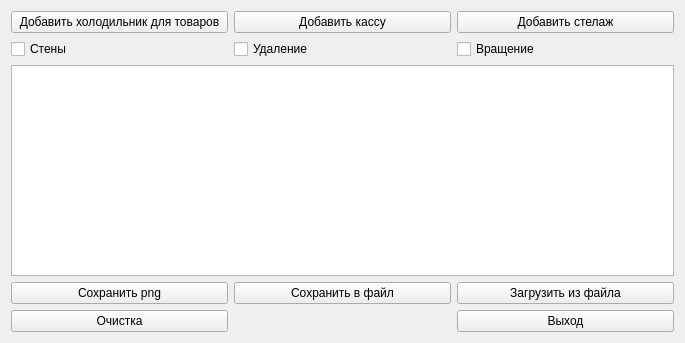
<?xml version="1.0" encoding="UTF-8"?>
<ui version="4.0">
 <class>Widget</class>
 <widget class="QWidget" name="Widget">
  <property name="geometry">
   <rect>
    <x>0</x>
    <y>0</y>
    <width>685</width>
    <height>343</height>
   </rect>
  </property>
  <property name="windowTitle">
   <string>Widget</string>
  </property>
  <layout class="QGridLayout" name="gridLayout">
   <item row="8" column="0">
    <widget class="QPushButton" name="pushButton_5">
     <property name="text">
      <string>Очистка</string>
     </property>
    </widget>
   </item>
   <item row="1" column="1">
    <widget class="QCheckBox" name="checkBox_2">
     <property name="text">
      <string>Удаление</string>
     </property>
    </widget>
   </item>
   <item row="5" column="0">
    <widget class="QPushButton" name="pushButton_6">
     <property name="enabled">
      <bool>true</bool>
     </property>
     <property name="text">
      <string>Сохранить png</string>
     </property>
    </widget>
   </item>
   <item row="5" column="2">
    <widget class="QPushButton" name="pushButton_9">
     <property name="text">
      <string>Загрузить из файла</string>
     </property>
    </widget>
   </item>
   <item row="1" column="0">
    <widget class="QCheckBox" name="checkBox">
     <property name="text">
      <string>Стены</string>
     </property>
    </widget>
   </item>
   <item row="0" column="2">
    <widget class="QPushButton" name="pushButton">
     <property name="text">
      <string>Добавить стелаж</string>
     </property>
    </widget>
   </item>
   <item row="0" column="0">
    <widget class="QPushButton" name="pushButton_3">
     <property name="text">
      <string>Добавить холодильник для товаров</string>
     </property>
    </widget>
   </item>
   <item row="4" column="0" colspan="3">
    <widget class="QGraphicsView" name="graphicsView"/>
   </item>
   <item row="5" column="1">
    <widget class="QPushButton" name="pushButton_8">
     <property name="text">
      <string>Сохранить в файл</string>
     </property>
    </widget>
   </item>
   <item row="0" column="1">
    <widget class="QPushButton" name="pushButton_2">
     <property name="text">
      <string>Добавить кассу</string>
     </property>
    </widget>
   </item>
   <item row="8" column="2">
    <widget class="QPushButton" name="pushButton_4">
     <property name="text">
      <string>Выход</string>
     </property>
    </widget>
   </item>
   <item row="1" column="2">
    <widget class="QCheckBox" name="checkBox_3">
     <property name="text">
      <string>Вращение</string>
     </property>
    </widget>
   </item>
  </layout>
 </widget>
 <layoutdefault spacing="6" margin="11"/>
 <resources/>
 <connections/>
</ui>
